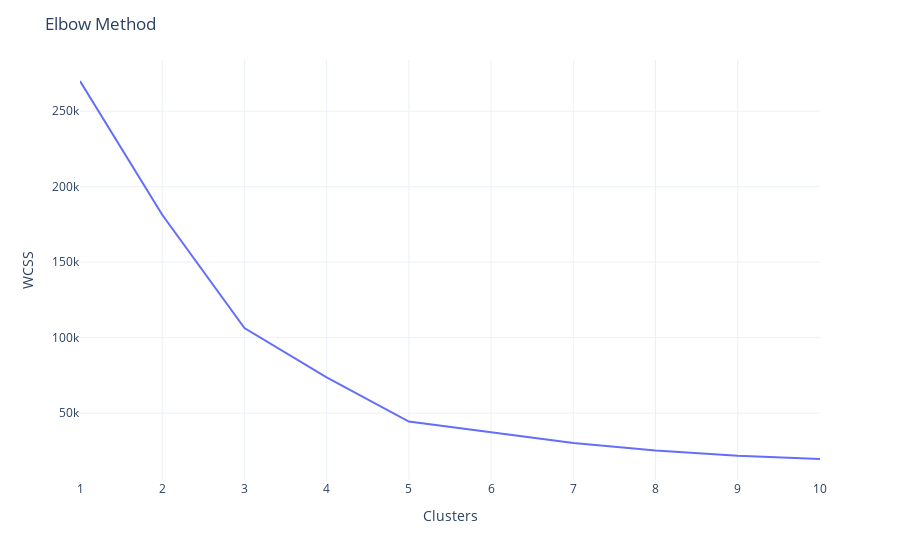

Here is the notebook cell this chart was saved with:
### Code cell
x = df[['Annual Income (k$)', 'Spending Score (1-100)']]
ElbowMethod(x)

### Figure 1 — Plotly figure (JSON) as saved in the notebook; plotly's stock layout.template omitted (floating-point values rounded to 4 significant figures)
{"data": [{"hovertemplate": "Clusters=%{x}<br>WCSS=%{y}", "showlegend": false, "legendgroup": "", "name": "", "yaxis": "y", "hoverlabel": {"namelength": 0}, "mode": "lines", "xaxis": "x", "y": [270000.0, 181400.0, 106300.0, 73680.0, 44450.0, 37270.0, 30240.0, 25340.0, 21850.0, 19630.0], "x": [1, 2, 3, 4, 5, 6, 7, 8, 9, 10], "line": {"color": "#636efa", "dash": "solid"}, "type": "scatter"}], "layout": {"yaxis": {"domain": [0, 1], "anchor": "x", "title": {"text": "WCSS"}}, "title": {"text": "Elbow Method"}, "xaxis": {"domain": [0, 1], "anchor": "y", "title": {"text": "Clusters"}}, "margin": {"t": 60}, "legend": {"tracegroupgap": 0}}}
